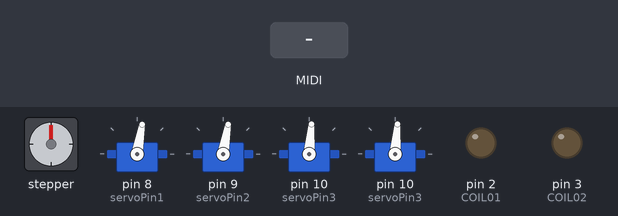
Simulated run of this sketch. Board: Arduino Uno, built with avr-gcc and run on an emulated ATmega328P. Parts: stepper motor, 4 × servo, output pins drawn as LEDs (lit = HIGH). Wiring (inferred from the names in the program): stepper motor (2048 steps per turn assumed): coils pin 4, pin 5, pin 6, pin 7. Inputs (shaded band) come from the test bench. MIDI output is not drawn.

Above: at 1.2 s.
1.3 s: MIDI note 60 received
At 1.45 s:
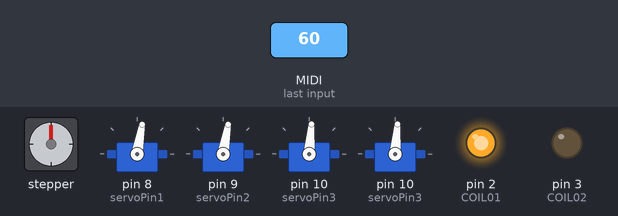
3.1 s: MIDI note 67 received
At 4.0 s:
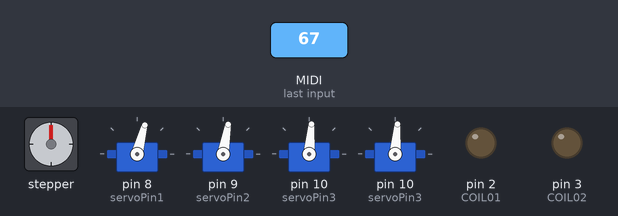
4.6 s: MIDI note 72 received
At 5.1 s:
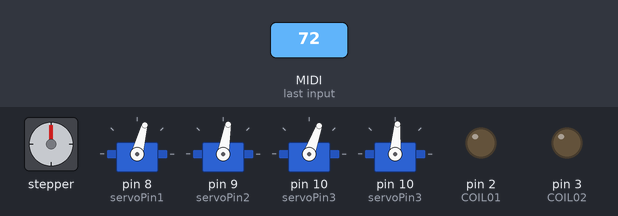
6.1 s: MIDI note 60 received
At 6.25 s:
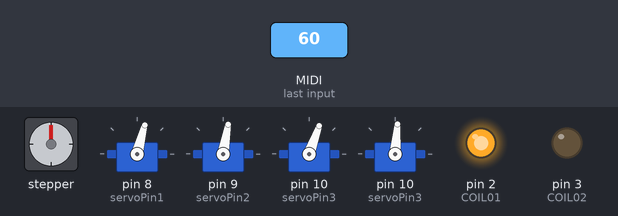
Timing chart, 0 to 8.9 s (numbered marks = the images above; inputs shaded):
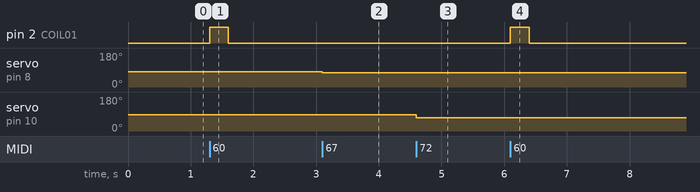

Measured:
- after the input at 1.3 s, pin 2 (COIL01): LOW → HIGH at once, → LOW 0.30 s later
- after the input at 3.1 s, servo on pin 8 (servoPin1): 80° → 75° at once
- after the input at 4.6 s, servo on pin 10 (servoPin3): 85° → 70° at once
- after the input at 6.1 s, pin 2 (COIL01): LOW → HIGH at once, → LOW 0.30 s later

The sketch:

Bass03.ino
```cpp
#include <Wire.h>
#include <MIDI.h>
#include <Servo.h>

struct CustomBaud : public midi::DefaultSettings{
    //static const long BaudRate = 31250; // Baud rate for midi
    static const long BaudRate = 115200; // Baud rate for midi
};

MIDI_CREATE_CUSTOM_INSTANCE(HardwareSerial, Serial, MIDI,CustomBaud ); // Serial1

int strenth = 0;

const int COIL01 = 2;
const int COIL02 = 3;
const int COIL03 = 4;
const int COIL04 = 5;
const int COIL05 = 6;
const int COIL06 = 7;

Servo myservo1;  // create servo object to control a servo
Servo myservo2;  // create servo object to control a servo
Servo myservo3;  // create servo object to control a servo
Servo myservo4;  // create servo object to control a servo
int servoPin1 = 8;
int servoPin2 = 9;
int servoPin3 = 10;
int servoPin4 = 11;


void setup()
{

    myservo1.attach(servoPin1);
    myservo1.write(80);
    myservo2.attach(servoPin2);
    myservo2.write(80);
    myservo3.attach(servoPin3);
    myservo3.write(85);
    myservo4.attach(servoPin3);
    myservo4.write(85);


    pinMode(COIL01, OUTPUT);
    pinMode(COIL02, OUTPUT);
    pinMode(COIL03, OUTPUT);
    pinMode(COIL04, OUTPUT);
    pinMode(COIL05, OUTPUT);
    pinMode(COIL06, OUTPUT);
    //Serial.begin(115200);
    MIDI.begin(3); // DECLARE MIDI ch
    MIDI.turnThruOn();
    MIDI.setHandleNoteOn(HandleNoteOn);
    MIDI.setHandleNoteOff(HandleNoteOff);
}

  void loop() {
    MIDI.read();
}

void HandleNoteOn (byte channel, byte number, byte velocity) {

  if (number == 60) {
  analogWrite(COIL01, 255);
  }
  if (number == 61) {
  analogWrite(COIL02, 255);
  }
  if (number == 62) {
  analogWrite(COIL02, 255);
  }
  if (number == 63) {
  analogWrite(COIL03, 255);
  }
  if (number == 64) {
  analogWrite(COIL04, 255);
  }
  if (number == 65) {
  analogWrite(COIL05, 255);
  }
  if (number == 66) {
  analogWrite(COIL06, 255);
  }
  //////////////SERVOS///////////////////

  if (number == 67) {
  myservo1.write(75);
  }
  if (number == 68) {
  myservo1.write(60);
  }
  if (number == 69) {
    myservo2.write(75);
  }
  if (number == 70) {
    myservo2.write(60);
  }
  if (number == 71) {
    myservo3.write(80);
  }
  if (number == 72) {
    myservo3.write(70);
  }
  if (number == 73) {
    myservo4.write(80);
  }
  if (number == 74) {
    myservo4.write(70);
  }
}

void HandleNoteOff(byte channel, byte number, byte velocity) {

  if (number == 60) {
  analogWrite(COIL01, 0);
  }
  if (number == 61) {
  analogWrite(COIL02, 0);
  }
  if (number == 62) {
  analogWrite(COIL02, 0);
  }
  if (number == 63) {
  analogWrite(COIL03, 0);
  }
  if (number == 64) {
  analogWrite(COIL04, 0);
  }
  if (number == 65) {
  analogWrite(COIL05, 0);
  }
  if (number == 66) {
  analogWrite(COIL06, 0);
  }

}
```
